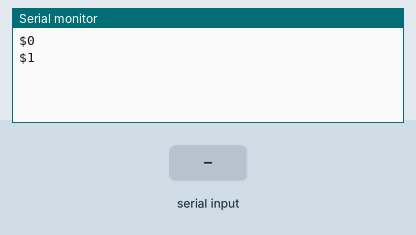
A sketch run on a simulated Arduino Mega 2560, built with avr-gcc and run on an emulated ATmega2560. Parts: the last lines printed to the serial monitor. The inputs (shaded band) are chosen by the test bench.

Above: at 1.2 s.
1.3 s: "a" received over the second serial link
At 2.7 s:
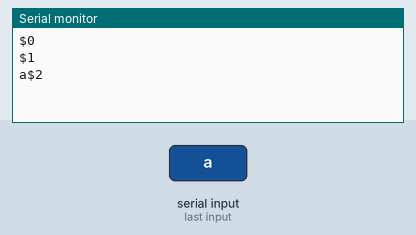
3.5 s: "1" received over the second serial link
At 4.8 s:
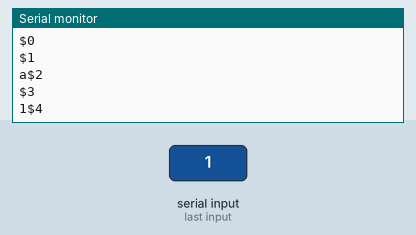
Timing chart, 0 to 6.5 s (numbered marks = the images above; inputs shaded):
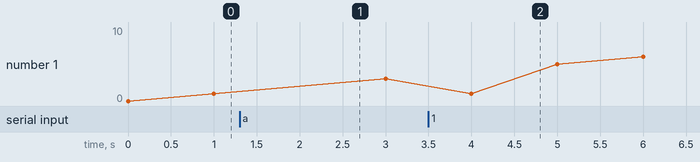

The sketch:

Series2_TxModOnlyTestFrame.ino
```cpp
uint8_t Buffer[] = {0x7E,0x00,0x10 ,0x10 ,0x01 ,0x00 ,0x7D ,0x33 ,0xA2 ,0x00 ,0x40 ,0x52 ,0xDA ,0xB5 ,0xFF ,0xFE ,0x00 ,0x00 ,0x48 ,0x69 ,0x6A};

uint8_t AI[] = {0x7E, 0x00, 0x04, 0x08, 0x01, 0x41, 0x49, 0x6C};

void setup() {
  Serial.begin(9600);
  //while (!Serial) {  }
  Serial1.begin(9600);
}

void loop() {
  uint8_t data;
  static uint8_t counter = 0;

  if (Serial.available() > 0) {
    data = Serial.read();

    if (data == 'a') {
      for (uint8_t i = 0; i < 8; i++) {
        Serial1.write(AI[i]);
      }
   }

    for (uint8_t i = 0; i < 21; i++) {
      Serial1.write(Buffer[i]);
      //Serial.write(Buffer[i]);
    }
  }

  if (Serial1.available() > 0) {
      Serial.write(Serial1.read());
  }

  if(Serial){
    Serial.print('$');
    Serial.print(counter);
    Serial.println();
    counter++;
    delay(1000);
  }
}
```

Measured:
- after the input at 1.3 s, the serial monitor: prints a new line after 0.70 s (image 1)
- after the input at 3.5 s, the serial monitor: prints a new line after 0.50 s (image 2)
